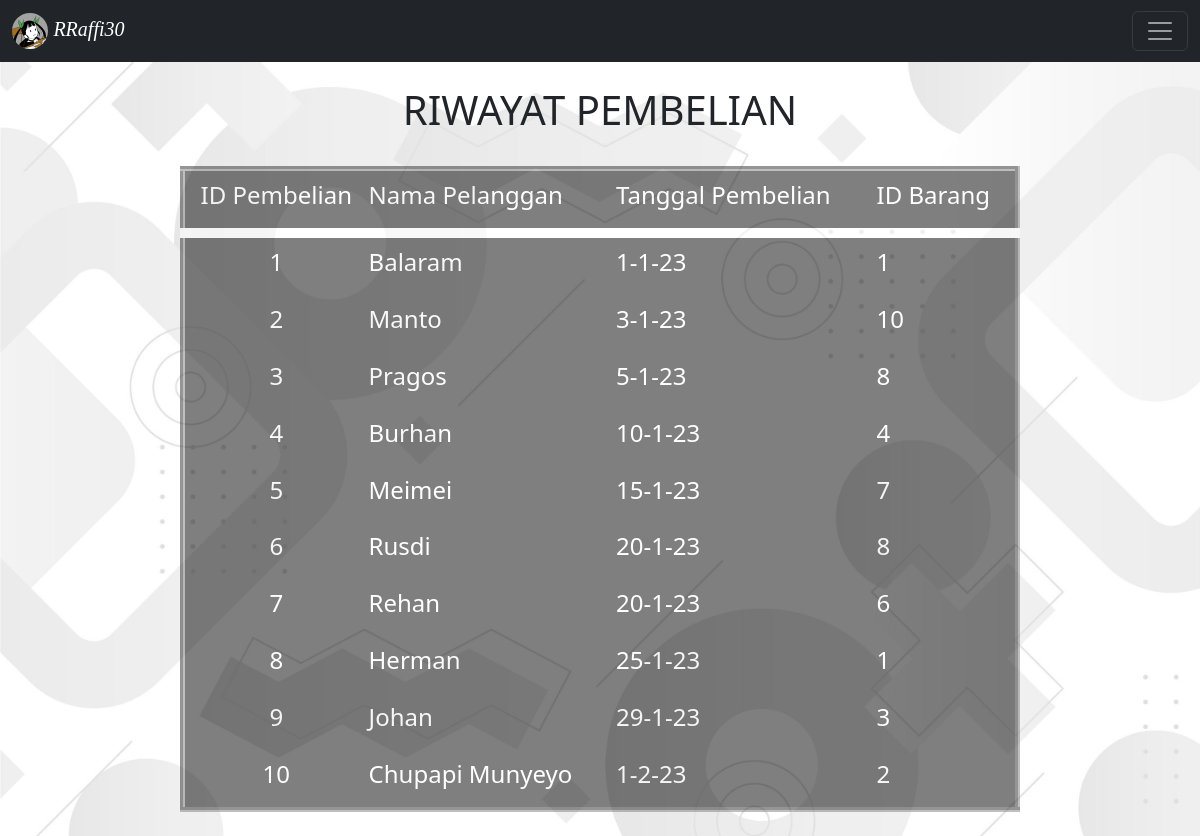
Screenshot of /Pembelian.php with the database file from the repository.
### tables this page shows
CREATE TABLE `pembeli` (
  `Id_pembelian` int(11) NOT NULL,
  `Nama_pelanggan` varchar(128) NOT NULL,
  `Tanggal_pembelian` varchar(25) NOT NULL,
  `Id_barang` int(11) NOT NULL
);

### Pembelian.php (the view, shortened to what this page needs)
<!doctype html>
<html lang="en">
<head>
    <link href="https://cdn.jsdelivr.net/npm/bootstrap@5.3.0-alpha3/dist/css/bootstrap.min.css" rel="stylesheet">
    <link rel="stylesheet" href="style.css">
</head>
<body>
    <?php
        $servername = "localhost";
        $username = "root";
        $password = "";
        $dbname = "psat";
        $conn = new mysqli($servername, $username, $password, $dbname);
        ?>
<nav class="navbar bg-dark" data-bs-theme="dark">
  <div class="container-fluid">
    <a class="navbar-brand" href="index.html" style="font-family:Tahoma; font-style: italic;">
      <img src="Profile.jpg" alt="Logo"
      width="10%" style="border-radius: 50%;">
      RRaffi30
    </a>
    <button class="navbar-toggler" type="button" data-bs-toggle="offcanvas" data-bs-target="#offcanvasNavbar" aria-controls="offcanvasNavbar" aria-label="Toggle navigation">
      <span class="navbar-toggler-icon"></span>
    </button>
  </div>
</nav>
<br>
    <h1 align="center">RIWAYAT PEMBELIAN</h1>
<br>
    <table border="5" align="center" width="70%" class="table1">
    <thead style="border-bottom: 10px solid;">
        <tr>
            <th class="padding1"><h4>ID Pembelian</h4></th>
            <th><h4>Nama Pelanggan</h4></th>
            <th><h4>Tanggal Pembelian</h4></th>
            <th><h4>ID Barang</h4></th>
        </tr>
    </thead>
    <?php
    $pembeli = mysqli_query($conn, "select * from pembeli");
    ?>
    <tbody>
        <?php
            while($data = mysqli_fetch_array($pembeli)){
        ?>
        <tr >
            <td class="padding2"><h4><?= $data['Id_pembelian'] ?></h4></td>
            <td><h4><?= $data['Nama_pelanggan'] ?></h4></td>
            <td><h4><?= $data['Tanggal_pembelian'] ?></h4></td>
            <td><h4><?= $data['Id_barang'] ?></h4></td>
        </tr>
        <?php
            }
        ?>
    </tbody>
</table>
<br>
</body>
</html>

### style.css (style rules this page uses)
body { background-image: url('home-light.jpg'); background-repeat: no-repeat; background-attachment: fixed; background-size: cover; }
.padding1 { padding: 1.2%; text-align: center; }
.padding2 { padding: 1.2%; text-align: center; }
.table1 { background-color: black; opacity: 50%; color: white; }

### rows the page displays
pembeli: Id_pembelian "1", Nama_pelanggan "Balaram", Tanggal_pembelian "1-1-23", Id_barang "1"
pembeli: Id_pembelian "2", Nama_pelanggan "Manto", Tanggal_pembelian "3-1-23", Id_barang "10"
pembeli: Id_pembelian "3", Nama_pelanggan "Pragos", Tanggal_pembelian "5-1-23", Id_barang "8"
pembeli: Id_pembelian "4", Nama_pelanggan "Burhan", Tanggal_pembelian "10-1-23", Id_barang "4"
pembeli: Id_pembelian "5", Nama_pelanggan "Meimei", Tanggal_pembelian "15-1-23", Id_barang "7"
pembeli: Id_pembelian "6", Nama_pelanggan "Rusdi", Tanggal_pembelian "20-1-23", Id_barang "8"
pembeli: Id_pembelian "7", Nama_pelanggan "Rehan", Tanggal_pembelian "20-1-23", Id_barang "6"
pembeli: Id_pembelian "8", Nama_pelanggan "Herman", Tanggal_pembelian "25-1-23", Id_barang "1"
pembeli: Id_pembelian "9", Nama_pelanggan "Johan", Tanggal_pembelian "29-1-23", Id_barang "3"
pembeli: Id_pembelian "10", Nama_pelanggan "Chupapi Munyeyo", Tanggal_pembelian "1-2-23", Id_barang "2"
